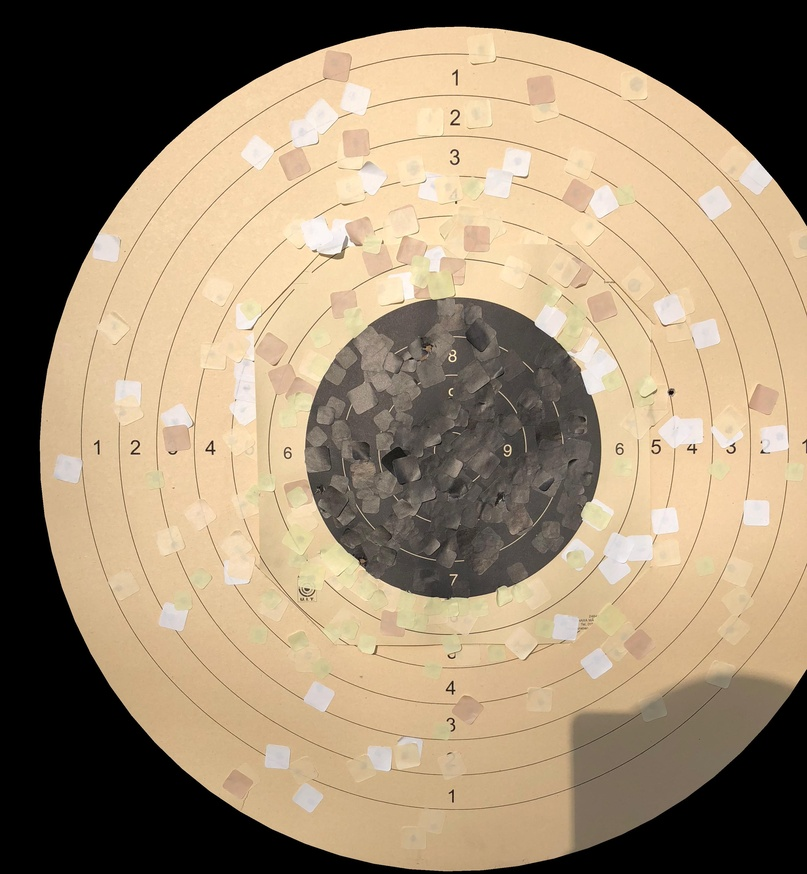
#> input picture Exempel1.jpg, 807 x 874 px, shrunk from 3024 x 3277 before the run
$ python -i bullseyeDetector.py   (imports and definitions only)
#> lines starting #> are read from the running program, lines starting #| are printed output that depends on the picture; after the words box and inside, x2 and y2 are one past the last pixel; in counts of white or black regions, pixels touching at a corner belong together
#> further down, picture is the input picture: shape (874, 807, 3); mean B, G, R 111.3, 136.5, 155.1
import cv2
import numpy as np

def createBullseyeDetector(src):
    morph = __morphImage(src.copy())
    hull = __convexHull(morph)
    bullseye = cv2.fitEllipse(hull)

    return bullseye

def __morphImage(src):
    kernel = np.ones((2, 2), np.uint8)
    grayImg = cv2.cvtColor(src, cv2.COLOR_BGR2GRAY)
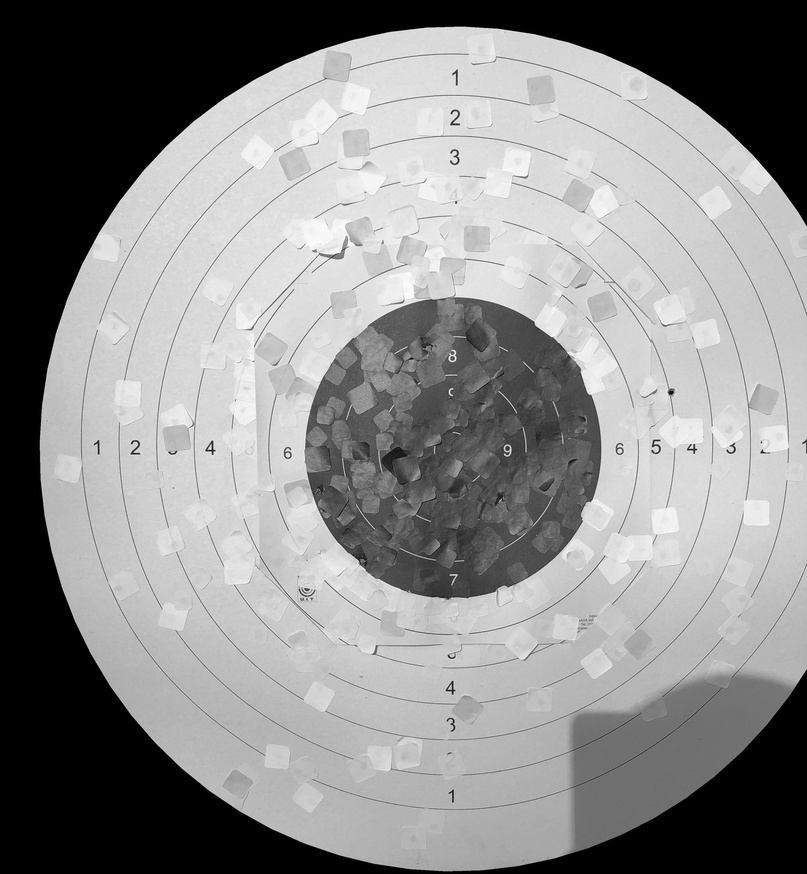
#> grayImg: shape (874, 807); min 0, max 254, mean 139.2
    thresh = cv2.threshold(grayImg, 0, 255, cv2.THRESH_BINARY_INV + cv2.THRESH_OTSU)[-1]
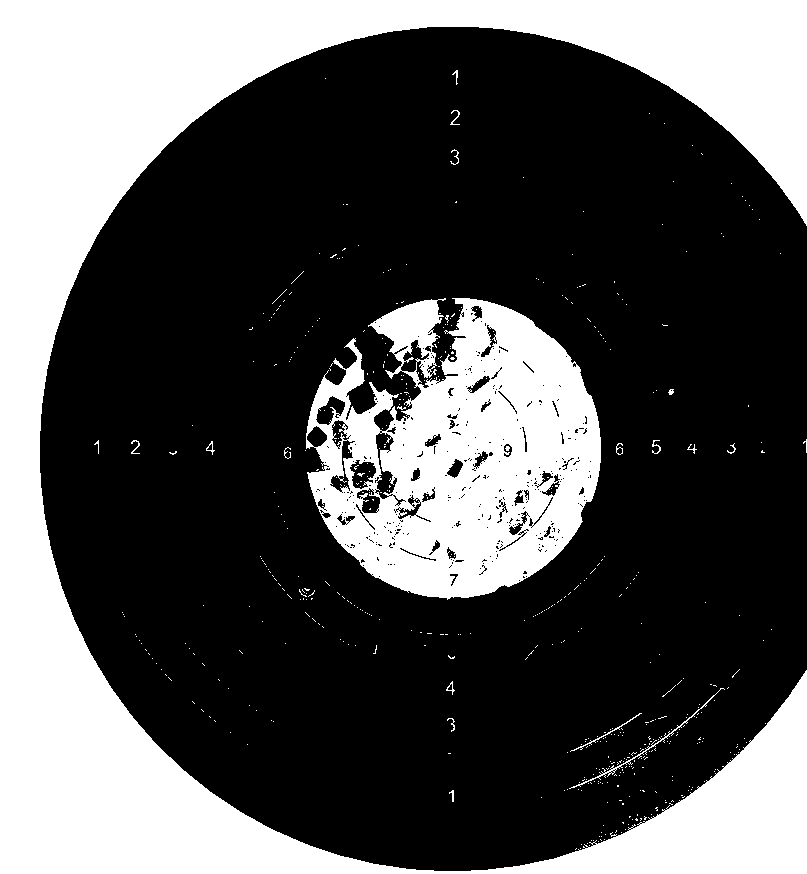
#> thresh: shape (874, 807); 33.1% white; 522 white regions (503 under 20 px), largest, box (x1, y1, x2, y2) and area: (0, 0, 807, 874) 174626, (306, 298, 601, 600) 56639, (569, 688, 725, 789) 364
    opening = cv2.morphologyEx(thresh, cv2.MORPH_OPEN, kernel, iterations=3)
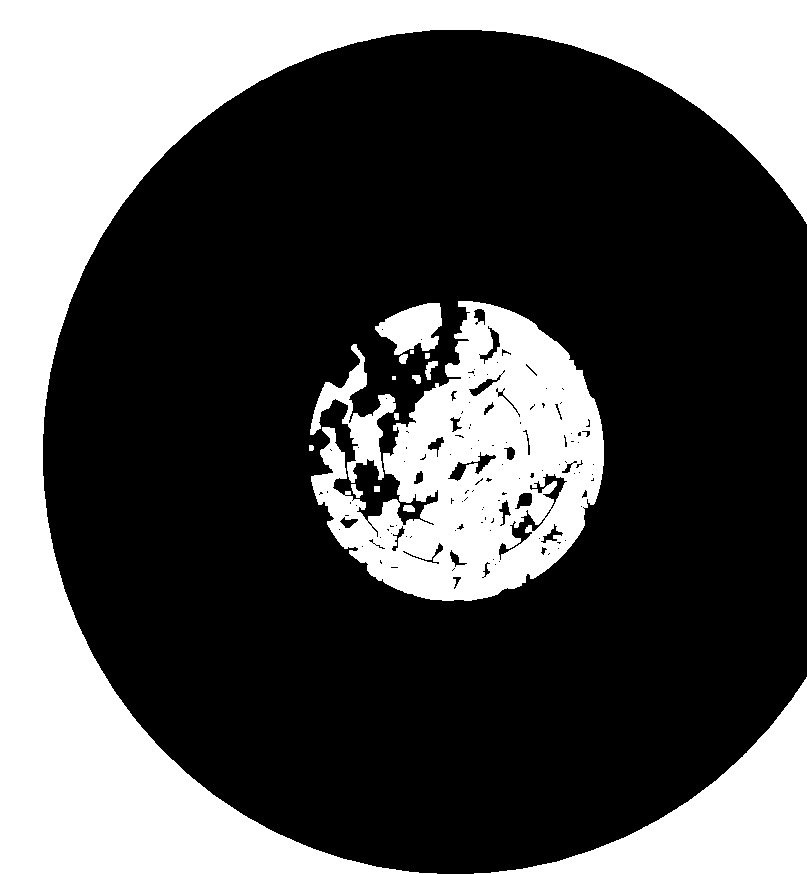
#> opening: shape (874, 807); 32.6% white; 16 white regions (2 under 20 px)

    return opening

def __convexHull(src):
        contour_list = cv2.findContours(src, cv2.RETR_TREE, cv2.CHAIN_APPROX_SIMPLE)[-2]
#> contour_list = 176 contours, 124 with area under 20; largest, box (x1, y1, x2, y2) and area: (0, 0, 807, 874) 153371, (311, 301, 604, 601) 50707, (474, 677, 807, 874) 20140, (310, 344, 396, 483) 3074, (375, 303, 442, 355) 2102
        bullseye = max(contour_list, key = cv2.contourArea)
#> bullseye = contour of 765 points, box (x1, y1, x2, y2) (0, 0, 807, 874), area 153371
        hull = cv2.convexHull(bullseye)
#> hull = [[806, 0], [806, 223], [436, 873], [0, 873], [0, 0]]

        return hull

>>> import cv2
>>> picture = cv2.imread('../Exempel1.jpg')
>>> result = createBullseyeDetector(picture)
#> in createBullseyeDetector, `bullseye = cv2.fitEllipse(hull)`: bullseye = ((339.5, 299.6), (872.2, 1359.8), 20.89)
#> result = ((339.5, 299.6), (872.2, 1359.8), 20.89)
